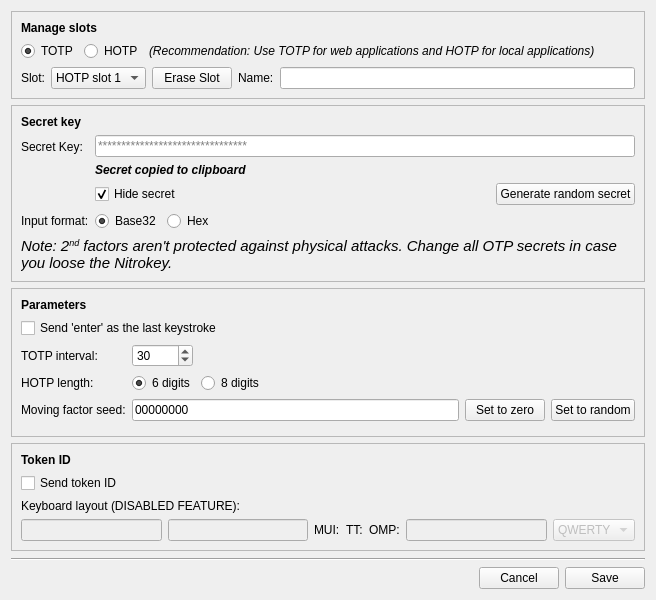
      <widget class="QWidget" name="tab">
       <attribute name="title">
        <string>OTP Slot Configuration</string>
       </attribute>
       <layout class="QVBoxLayout" name="verticalLayout_16">
        <item>
         <widget class="QFrame" name="frame_8">
          <property name="autoFillBackground">
           <bool>false</bool>
          </property>
          <property name="frameShape">
           <enum>QFrame::StyledPanel</enum>
          </property>
          <property name="frameShadow">
           <enum>QFrame::Sunken</enum>
          </property>
          <layout class="QVBoxLayout" name="verticalLayout_11">
           <item>
            <widget class="QLabel" name="label_24">
             <property name="font">
              <font>
               <weight>75</weight>
               <bold>true</bold>
              </font>
             </property>
             <property name="text">
              <string>Manage slots</string>
             </property>
            </widget>
           </item>
           <item>
            <layout class="QHBoxLayout" name="horizontalLayout_14">
             <item>
              <widget class="QRadioButton" name="radioButton_2">
               <property name="text">
                <string>TOTP</string>
               </property>
               <property name="checked">
                <bool>true</bool>
               </property>
              </widget>
             </item>
             <item>
              <widget class="QRadioButton" name="radioButton">
               <property name="text">
                <string>HOTP</string>
               </property>
              </widget>
             </item>
             <item>
              <widget class="QLabel" name="label_25">
               <property name="font">
                <font>
                 <italic>true</italic>
                </font>
               </property>
               <property name="text">
                <string>(Recommendation: Use TOTP for web applications and HOTP for local applications)</string>
               </property>
              </widget>
             </item>
             <item>
              <spacer name="horizontalSpacer_14">
               <property name="orientation">
                <enum>Qt::Horizontal</enum>
               </property>
               <property name="sizeHint" stdset="0">
                <size>
                 <width>40</width>
                 <height>20</height>
                </size>
               </property>
              </spacer>
             </item>
            </layout>
           </item>
           <item>
            <layout class="QHBoxLayout" name="horizontalLayout_9">
             <item>
              <widget class="QLabel" name="label">
               <property name="text">
                <string>Slot:</string>
               </property>
              </widget>
             </item>
             <item>
              <widget class="QComboBox" name="slotComboBox">
               <property name="currentIndex">
                <number>0</number>
               </property>
               <item>
                <property name="text">
                 <string>HOTP slot 1</string>
                </property>
               </item>
               <item>
                <property name="text">
                 <string>HOTP slot 2</string>
                </property>
               </item>
               <item>
                <property name="text">
                 <string>TOTP slot 1</string>
                </property>
               </item>
               <item>
                <property name="text">
                 <string>TOTP slot 2</string>
                </property>
               </item>
               <item>
                <property name="text">
                 <string>TOTP slot 3</string>
                </property>
               </item>
               <item>
                <property name="text">
                 <string>TOTP slot 4</string>
                </property>
               </item>
              </widget>
             </item>
             <item>
              <widget class="QPushButton" name="eraseButton">
               <property name="text">
                <string>Erase Slot</string>
               </property>
              </widget>
             </item>
             <item>
              <widget class="QLabel" name="label_2">
               <property name="text">
                <string>Name:</string>
               </property>
              </widget>
             </item>
             <item>
              <widget class="QLineEdit" name="nameEdit">
               <property name="inputMask">
                <string/>
               </property>
               <property name="maxLength">
                <number>15</number>
               </property>
              </widget>
             </item>
            </layout>
           </item>
          </layout>
         </widget>
        </item>
        <item>
         <widget class="QFrame" name="frame">
          <property name="autoFillBackground">
           <bool>false</bool>
          </property>
          <property name="frameShape">
           <enum>QFrame::StyledPanel</enum>
          </property>
          <property name="frameShadow">
           <enum>QFrame::Sunken</enum>
          </property>
          <layout class="QVBoxLayout" name="verticalLayout_7">
           <item>
            <widget class="QLabel" name="label_21">
             <property name="font">
              <font>
               <weight>75</weight>
               <bold>true</bold>
              </font>
             </property>
             <property name="text">
              <string>Secret key</string>
             </property>
            </widget>
           </item>
           <item>
            <layout class="QFormLayout" name="formLayout_4">
             <property name="fieldGrowthPolicy">
              <enum>QFormLayout::AllNonFixedFieldsGrow</enum>
             </property>
             <item row="1" column="0">
              <widget class="QLabel" name="label_3">
               <property name="toolTip">
                <string>&lt;html&gt;&lt;head/&gt;&lt;body&gt;&lt;p&gt;The secret is provided by your service provider you may want to login or can be configured in your local application which you may want to login to.&lt;/p&gt;&lt;/body&gt;&lt;/html&gt;</string>
               </property>
               <property name="text">
                <string>Secret Key:</string>
               </property>
              </widget>
             </item>
             <item row="1" column="1">
              <layout class="QVBoxLayout" name="verticalLayout_6">
               <item>
                <widget class="QLineEdit" name="secretEdit">
                 <property name="inputMask">
                  <string/>
                 </property>
                 <property name="text">
                  <string/>
                 </property>
                 <property name="maxLength">
                  <number>59</number>
                 </property>
                 <property name="echoMode">
                  <enum>QLineEdit::PasswordEchoOnEdit</enum>
                 </property>
                 <property name="placeholderText">
                  <string>********************************</string>
                 </property>
                </widget>
               </item>
               <item>
                <widget class="QLabel" name="labelNotify">
                 <property name="font">
                  <font>
                   <pointsize>9</pointsize>
                   <weight>75</weight>
                   <italic>true</italic>
                   <bold>true</bold>
                  </font>
                 </property>
                 <property name="text">
                  <string>Secret copied to clipboard</string>
                 </property>
                </widget>
               </item>
               <item>
                <layout class="QHBoxLayout" name="horizontalLayout_4">
                 <item>
                  <widget class="QCheckBox" name="checkBox">
                   <property name="enabled">
                    <bool>true</bool>
                   </property>
                   <property name="toolTip">
                    <string>&lt;html&gt;&lt;head/&gt;&lt;body&gt;&lt;p&gt;Hide or show the secret.&lt;/p&gt;&lt;/body&gt;&lt;/html&gt;</string>
                   </property>
                   <property name="text">
                    <string>Hide secret</string>
                   </property>
                   <property name="checked">
                    <bool>true</bool>
                   </property>
                  </widget>
                 </item>
                 <item>
                  <spacer name="horizontalSpacer_13">
                   <property name="orientation">
                    <enum>Qt::Horizontal</enum>
                   </property>
                   <property name="sizeHint" stdset="0">
                    <size>
                     <width>40</width>
                     <height>20</height>
                    </size>
                   </property>
                  </spacer>
                 </item>
                 <item>
                  <widget class="QPushButton" name="randomSecretButton">
                   <property name="toolTip">
                    <string>&lt;html&gt;&lt;head/&gt;&lt;body&gt;&lt;p&gt;After generating a random secret, you would need to copy it into your application or service where you want to login to.&lt;/p&gt;&lt;/body&gt;&lt;/html&gt;</string>
                   </property>
                   <property name="text">
                    <string>Generate random secret</string>
                   </property>
                  </widget>
                 </item>
                </layout>
               </item>
              </layout>
             </item>
             <item row="2" column="0">
              <widget class="QLabel" name="label_4">
               <property name="text">
                <string>Input format:</string>
               </property>
              </widget>
             </item>
             <item row="2" column="1">
              <layout class="QHBoxLayout" name="horizontalLayout_6">
               <item>
                <widget class="QRadioButton" name="base32RadioButton">
                 <property name="toolTip">
                  <string>&lt;html&gt;&lt;head/&gt;&lt;body&gt;&lt;p&gt;Example: &amp;quot;ZR3M5I...&amp;quot;&lt;/p&gt;&lt;/body&gt;&lt;/html&gt;</string>
                 </property>
                 <property name="text">
                  <string>Base32</string>
                 </property>
                 <property name="checkable">
                  <bool>true</bool>
                 </property>
                 <property name="checked">
                  <bool>true</bool>
                 </property>
                </widget>
               </item>
               <item>
                <widget class="QRadioButton" name="hexRadioButton">
                 <property name="toolTip">
                  <string>&lt;html&gt;&lt;head/&gt;&lt;body&gt;&lt;p&gt;Exampel: &amp;quot;0xA3911C05...&amp;quot;&lt;/p&gt;&lt;/body&gt;&lt;/html&gt;</string>
                 </property>
                 <property name="text">
                  <string>Hex</string>
                 </property>
                 <property name="checked">
                  <bool>false</bool>
                 </property>
                </widget>
               </item>
               <item>
                <spacer name="horizontalSpacer_2">
                 <property name="orientation">
                  <enum>Qt::Horizontal</enum>
                 </property>
                 <property name="sizeHint" stdset="0">
                  <size>
                   <width>40</width>
                   <height>20</height>
                  </size>
                 </property>
                </spacer>
               </item>
              </layout>
             </item>
            </layout>
           </item>
           <item>
            <widget class="QLabel" name="label_26">
             <property name="font">
              <font>
               <pointsize>11</pointsize>
               <italic>true</italic>
              </font>
             </property>
             <property name="text">
              <string>Note: 2&lt;sup&gt;nd&lt;/sup&gt; factors aren't protected against physical attacks. Change all OTP secrets in case you loose the Nitrokey.</string>
             </property>
             <property name="wordWrap">
              <bool>true</bool>
             </property>
            </widget>
           </item>
          </layout>
         </widget>
        </item>
        <item>
         <widget class="QFrame" name="frame_2">
          <property name="autoFillBackground">
           <bool>false</bool>
          </property>
          <property name="frameShape">
           <enum>QFrame::StyledPanel</enum>
          </property>
          <property name="frameShadow">
           <enum>QFrame::Sunken</enum>
          </property>
          <layout class="QVBoxLayout" name="verticalLayout_9">
           <item>
            <widget class="QLabel" name="label_22">
             <property name="font">
              <font>
               <weight>75</weight>
               <bold>true</bold>
              </font>
             </property>
             <property name="text">
              <string>Parameters</string>
             </property>
            </widget>
           </item>
           <item>
            <widget class="QCheckBox" name="enterCheckBox">
             <property name="text">
              <string>Send 'enter' as the last keystroke</string>
             </property>
            </widget>
           </item>
           <item>
            <layout class="QFormLayout" name="formLayout_5">
             <property name="fieldGrowthPolicy">
              <enum>QFormLayout::AllNonFixedFieldsGrow</enum>
             </property>
             <item row="4" column="1">
              <layout class="QVBoxLayout" name="verticalLayout_5">
               <item>
                <layout class="QHBoxLayout" name="horizontalLayout_7">
                 <item>
                  <widget class="QLineEdit" name="counterEdit">
                   <property name="inputMask">
                    <string/>
                   </property>
                   <property name="text">
                    <string>00000000</string>
                   </property>
                   <property name="maxLength">
                    <number>8</number>
                   </property>
                  </widget>
                 </item>
                 <item>
                  <widget class="QPushButton" name="setToZeroButton">
                   <property name="text">
                    <string>Set to zero</string>
                   </property>
                  </widget>
                 </item>
                 <item>
                  <widget class="QPushButton" name="setToRandomButton">
                   <property name="text">
                    <string>Set to random</string>
                   </property>
                  </widget>
                 </item>
                </layout>
               </item>
              </layout>
             </item>
             <item row="5" column="1">
              <spacer name="verticalSpacer_3">
               <property name="orientation">
                <enum>Qt::Vertical</enum>
               </property>
               <property name="sizeHint" stdset="0">
                <size>
                 <width>20</width>
                 <height>0</height>
                </size>
               </property>
              </spacer>
             </item>
             <item row="3" column="1">
              <layout class="QHBoxLayout" name="horizontalLayout_8">
               <item>
                <widget class="QRadioButton" name="digits6radioButton">
                 <property name="text">
                  <string>6 digits</string>
                 </property>
                 <property name="checked">
                  <bool>true</bool>
                 </property>
                </widget>
               </item>
               <item>
                <widget class="QRadioButton" name="digits8radioButton">
                 <property name="text">
                  <string>8 digits</string>
                 </property>
                </widget>
               </item>
               <item>
                <spacer name="horizontalSpacer_6">
                 <property name="orientation">
                  <enum>Qt::Horizontal</enum>
                 </property>
                 <property name="sizeHint" stdset="0">
                  <size>
                   <width>40</width>
                   <height>20</height>
                  </size>
                 </property>
                </spacer>
               </item>
              </layout>
             </item>
             <item row="2" column="1">
              <layout class="QHBoxLayout" name="horizontalLayout_15">
               <item>
                <widget class="QSpinBox" name="intervalSpinBox">
                 <property name="minimum">
                  <number>1</number>
                 </property>
                 <property name="maximum">
                  <number>65536</number>
                 </property>
                 <property name="value">
                  <number>30</number>
                 </property>
                </widget>
               </item>
               <item>
                <spacer name="horizontalSpacer_10">
                 <property name="orientation">
                  <enum>Qt::Horizontal</enum>
                 </property>
                 <property name="sizeHint" stdset="0">
                  <size>
                   <width>40</width>
                   <height>0</height>
                  </size>
                 </property>
                </spacer>
               </item>
              </layout>
             </item>
             <item row="4" column="0">
              <widget class="QLabel" name="label_6">
               <property name="text">
                <string>Moving factor seed:</string>
               </property>
              </widget>
             </item>
             <item row="3" column="0">
              <widget class="QLabel" name="label_5">
               <property name="text">
                <string>HOTP length:</string>
               </property>
              </widget>
             </item>
             <item row="2" column="0">
              <widget class="QLabel" name="intervalLabel">
               <property name="text">
                <string>TOTP interval:</string>
               </property>
              </widget>
             </item>
            </layout>
           </item>
          </layout>
         </widget>
        </item>
        <item>
         <widget class="QFrame" name="frame_3">
          <property name="autoFillBackground">
           <bool>false</bool>
          </property>
          <property name="frameShape">
           <enum>QFrame::StyledPanel</enum>
          </property>
          <property name="frameShadow">
           <enum>QFrame::Sunken</enum>
          </property>
          <layout class="QVBoxLayout" name="verticalLayout_10">
           <item>
            <widget class="QLabel" name="label_23">
             <property name="font">
              <font>
               <weight>75</weight>
               <bold>true</bold>
              </font>
             </property>
             <property name="text">
              <string>Token ID</string>
             </property>
            </widget>
           </item>
           <item>
            <layout class="QVBoxLayout" name="verticalLayout_8">
             <item>
              <widget class="QCheckBox" name="tokenIDCheckBox">
               <property name="enabled">
                <bool>true</bool>
               </property>
               <property name="text">
                <string>Send token ID</string>
               </property>
              </widget>
             </item>
             <item>
              <widget class="QLabel" name="label_10">
               <property name="text">
                <string>Keyboard layout (DISABLED FEATURE):</string>
               </property>
              </widget>
             </item>
             <item>
              <layout class="QHBoxLayout" name="horizontalLayout_10">
               <item>
                <widget class="QLineEdit" name="muiEdit">
                 <property name="enabled">
                  <bool>false</bool>
                 </property>
                 <property name="inputMask">
                  <string/>
                 </property>
                 <property name="maxLength">
                  <number>8</number>
                 </property>
                </widget>
               </item>
               <item>
                <widget class="QLineEdit" name="ompEdit">
                 <property name="enabled">
                  <bool>false</bool>
                 </property>
                 <property name="inputMask">
                  <string/>
                 </property>
                 <property name="maxLength">
                  <number>2</number>
                 </property>
                </widget>
               </item>
               <item>
                <widget class="QLabel" name="label_9">
                 <property name="text">
                  <string>MUI:</string>
                 </property>
                </widget>
               </item>
               <item>
                <widget class="QLabel" name="label_8">
                 <property name="text">
                  <string>TT:</string>
                 </property>
                </widget>
               </item>
               <item>
                <widget class="QLabel" name="label_7">
                 <property name="text">
                  <string>OMP:</string>
                 </property>
                </widget>
               </item>
               <item>
                <widget class="QLineEdit" name="ttEdit">
                 <property name="enabled">
                  <bool>false</bool>
                 </property>
                 <property name="inputMask">
                  <string/>
                 </property>
                 <property name="maxLength">
                  <number>2</number>
                 </property>
                </widget>
               </item>
               <item>
                <widget class="QComboBox" name="keyboardComboBox">
                 <property name="enabled">
                  <bool>false</bool>
                 </property>
                 <item>
                  <property name="text">
                   <string>QWERTY</string>
                  </property>
                 </item>
                 <item>
                  <property name="text">
                   <string>QWERTZ</string>
                  </property>
                 </item>
                 <item>
                  <property name="text">
                   <string>AZERTY</string>
                  </property>
                 </item>
                 <item>
                  <property name="text">
                   <string>DVORAK</string>
                  </property>
                 </item>
                </widget>
               </item>
              </layout>
             </item>
            </layout>
           </item>
          </layout>
         </widget>
        </item>
        <item>
         <spacer name="verticalSpacer">
          <property name="orientation">
           <enum>Qt::Vertical</enum>
          </property>
          <property name="sizeType">
           <enum>QSizePolicy::MinimumExpanding</enum>
          </property>
          <property name="sizeHint" stdset="0">
           <size>
            <width>20</width>
            <height>1</height>
           </size>
          </property>
         </spacer>
        </item>
        <item>
         <widget class="Line" name="line">
          <property name="orientation">
           <enum>Qt::Horizontal</enum>
          </property>
         </widget>
        </item>
        <item>
         <layout class="QHBoxLayout" name="horizontalLayout">
          <item>
           <spacer name="horizontalSpacer">
            <property name="orientation">
             <enum>Qt::Horizontal</enum>
            </property>
            <property name="sizeHint" stdset="0">
             <size>
              <width>40</width>
              <height>20</height>
             </size>
            </property>
           </spacer>
          </item>
          <item>
           <widget class="QPushButton" name="cancelButton">
            <property name="toolTip">
             <string/>
            </property>
            <property name="text">
             <string>Cancel</string>
            </property>
           </widget>
          </item>
          <item>
           <widget class="QPushButton" name="writeButton">
            <property name="text">
             <string>Save</string>
            </property>
           </widget>
          </item>
         </layout>
        </item>
       </layout>
      </widget>
